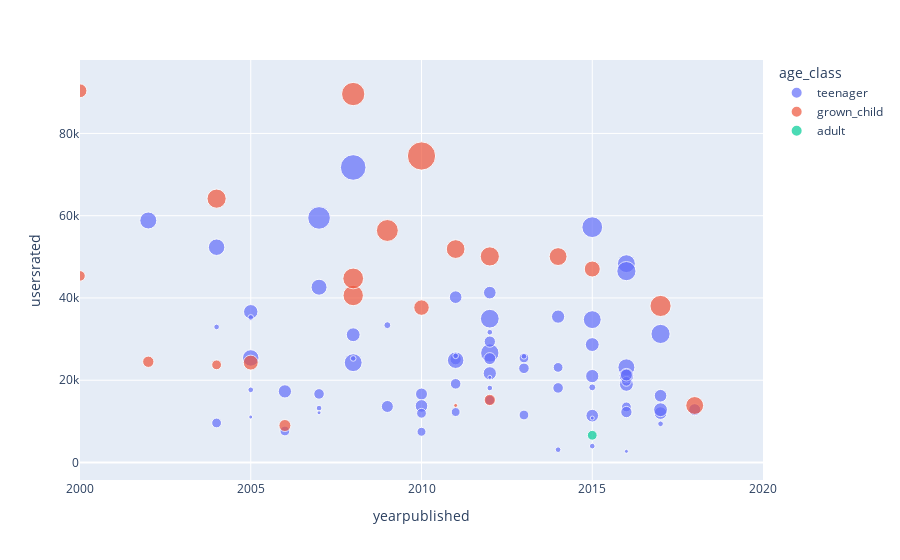

Source (notebook cell):
### Code cell
fig = px.scatter(df_filtrado_cluster2e4, x="yearpublished", y="usersrated", color="age_class",
                 size="boardgamehonor_cnt")
fig.update_xaxes(range=[2000, 2020])
fig.show()

### Figure 1 — Plotly figure (JSON) as saved in the notebook; plotly's stock layout.template omitted (floating-point values rounded to 4 significant figures)
{"data": [{"hovertemplate": "age_class=teenager<br>yearpublished=%{x}<br>usersrated=%{y}<br>boardgamehonor_cnt=%{marker.size}<extra></extra>", "legendgroup": "teenager", "marker": {"color": "#636efa", "size": [23, 20, 20, 3, 2, 13, 12, 10, 23, 18, 0, 10, 22, 10, 12, 7, 7, 13, 18, 6, 8, 6, 10, 32, 6, 12, 17, 8, 11, 7, 21, 17, 20, 8, 9, 16, 9, 17, 10, 9, 2, 4, 9, 2, 12, 27, 6, 6, 3, 41, 11, 11, 11, 1, 6, 2, 9, 6, 7, 2, 2, 1, 5, 10, 3, 2, 6, 2, 2, 1, 5, 6, 6, 2, 2, 2, 0, 0, 0, 1, 1, 0], "sizemode": "area", "sizeref": 0.125, "symbol": "circle"}, "mode": "markers", "name": "teenager", "orientation": "v", "showlegend": true, "type": "scatter", "x": [2017, 2015, 2016, 2015, 2017, 2005, 2016, 2017, 2016, 2016, 2012, 2017, 2012, 2011, 2017, 2013, 2007, 2016, 2002, 2016, 2011, 2013, 2015, 2007, 2016, 2015, 2004, 2016, 2006, 2014, 2012, 2011, 2008, 2012, 2012, 2007, 2010, 2005, 2012, 2016, 2005, 1995, 2018, 2013, 2008, 2015, 2014, 1981, 1997, 2008, 2012, 2015, 2014, 2012, 2004, 2011, 2009, 2006, 2011, 2008, 2012, 2015, 2010, 2010, 2009, 2015, 2010, 2005, 2014, 2005, 2011, 2013, 2012, 2012, 2004, 2007, 2017, 2017, 2013, 2007, 2016, 2014], "xaxis": "x", "y": [31254, 34729, 48339, 18269, 9401, 36644, 18991, 12010, 46526, 23133, 11166, 16231, 34958, 40196, 12828, 22901, 16672, 21117, 58836, 13512, 25110, 25416, 11385, 59458, 19735, 28668, 52340, 12262, 17285, 18129, 26626, 24866, 24266, 29386, 25254, 42615, 16643, 25413, 41294, 21265, 17664, 22117, 12840, 25811, 31058, 57212, 23115, 14768, 23925, 71730, 21679, 21005, 35465, 20701, 9605, 25936, 13617, 7655, 19123, 25296, 18107, 10798, 7461, 13748, 33382, 3980, 11961, 35270, 3110, 11055, 12265, 11541, 15144, 31678, 32954, 13223, 2254, 3425, 1758, 12081, 2711, 1575], "yaxis": "y"}, {"hovertemplate": "age_class=grown_child<br>yearpublished=%{x}<br>usersrated=%{y}<br>boardgamehonor_cnt=%{marker.size}<extra></extra>", "legendgroup": "grown_child", "marker": {"color": "#EF553B", "size": [16, 20, 28, 50, 34, 26, 6, 20, 23, 12, 30, 27, 23, 8, 22, 6, 9, 1, 13, 14, 7, 15, 8, 1, 0], "sizemode": "area", "sizeref": 0.125, "symbol": "circle"}, "mode": "markers", "name": "grown_child", "orientation": "v", "showlegend": true, "type": "scatter", "x": [2015, 2018, 2017, 2010, 2008, 2008, 2004, 2014, 2004, 2000, 2009, 2008, 2012, 2012, 2011, 1999, 2006, 2011, 1995, 2005, 2000, 2010, 2002, 1959, 1960], "xaxis": "x", "y": [47037, 13853, 38055, 74520, 89581, 40596, 23743, 50062, 64145, 90370, 56405, 44743, 50098, 15199, 51889, 33695, 8988, 13867, 90730, 24281, 45367, 37660, 24487, 27566, 9431], "yaxis": "y"}, {"hovertemplate": "age_class=adult<br>yearpublished=%{x}<br>usersrated=%{y}<br>boardgamehonor_cnt=%{marker.size}<extra></extra>", "legendgroup": "adult", "marker": {"color": "#00cc96", "size": [6], "sizemode": "area", "sizeref": 0.125, "symbol": "circle"}, "mode": "markers", "name": "adult", "orientation": "v", "showlegend": true, "type": "scatter", "x": [2015], "xaxis": "x", "y": [6616], "yaxis": "y"}], "layout": {"legend": {"itemsizing": "constant", "title": {"text": "age_class"}, "tracegroupgap": 0}, "margin": {"t": 60}, "xaxis": {"anchor": "y", "domain": [0, 1], "range": [2000, 2020], "title": {"text": "yearpublished"}}, "yaxis": {"anchor": "x", "domain": [0, 1], "title": {"text": "usersrated"}}}}
